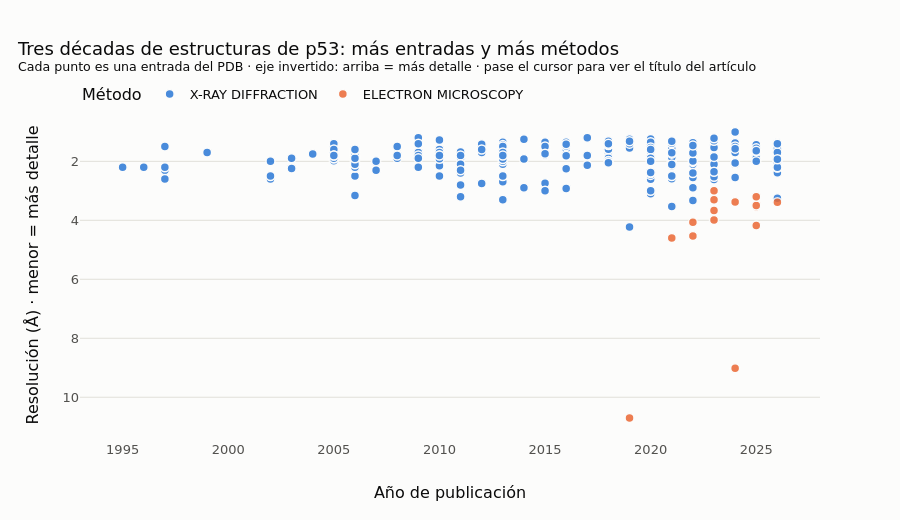

Write notebook code for a chart like this one.
### Code cell
pdb_res = pdb.dropna(subset=["resolution_A"])
fig = px.scatter(pdb_res, x="year", y="resolution_A", color="method", hover_name="pdb_id",
                 hover_data={"title": True, "year": True, "resolution_A": ":.2f", "method": False},
                 color_discrete_sequence=ec.CATEGORICAL,
                 labels={"year": "Año de publicación", "resolution_A": "Resolución (Å) · menor = más detalle",
                         "method": "Método"})
fig.update_traces(marker=dict(size=9, line=dict(color=ec.SURFACE, width=1.5)), opacity=0.85)
fig.update_yaxes(autorange="reversed")
fig.update_layout(title=dict(text="Tres décadas de estructuras de p53: más entradas y más métodos"
                                  "<br><sup>Cada punto es una entrada del PDB · eje invertido: arriba = más "
                                  "detalle · pase el cursor para ver el título del artículo</sup>"),
                  height=520, margin=dict(t=110), legend=dict(orientation="h", yanchor="bottom", y=1.0, x=0))
fig.show()

### Figure 1 — Plotly figure (JSON) as saved in the notebook; plotly's stock layout.template omitted (floating-point values rounded to 4 significant figures; data arrays with more than 128 entries replaced by an {"elided": "..."} marker saying what was removed)
{"data": [{"customdata": {"elided": "275x2 str values"}, "hovertemplate": "<b>%{hovertext}</b><br><br>Año de publicación=%{x}<br>Resolución (Å) · menor = más detalle=%{y:.2f}<br>title=%{customdata[0]}<extra></extra>", "hovertext": {"elided": "275 str values"}, "legendgroup": "X-RAY DIFFRACTION", "marker": {"color": "#2a78d6", "line": {"color": "#fcfcfb", "width": 1.5}, "size": 9, "symbol": "circle"}, "mode": "markers", "name": "X-RAY DIFFRACTION", "opacity": 0.85, "orientation": "v", "showlegend": true, "type": "scatter", "x": {"elided": "275 int values"}, "xaxis": "x", "y": {"elided": "275 float values"}, "yaxis": "y"}, {"customdata": [["Cryo-EM structure of p300-p53 protein complex", "ELECTRON MICROSCOPY"], ["Cryo-EM structure of the nucleosome in complex with p53 DNA-binding domain", "ELECTRON MICROSCOPY"], ["Cryo-EM structure of the nucleosome in complex with p53", "ELECTRON MICROSCOPY"], ["HPV16 E6-E6AP-p53 complex", "ELECTRON MICROSCOPY"], ["Structure of p53 DNA-binding domain and ZNF568 KRAB domain complex", "ELECTRON MICROSCOPY"], ["ATM(Q2971A) activated by oxidative stress in complex with Mg AMP-PNP and p53 peptide", "ELECTRON MICROSCOPY"], ["ATM(Q2971A) dimeric C-terminal region activated by oxidative stress in complex with Mg AMP-PNP and p53 peptide", "ELECTRON MICROSCOPY"], ["Monomeric E6AP-E6-p53 ternary complex", "ELECTRON MICROSCOPY"], ["Dimeric ternary structure of E6AP-E6-p53", "ELECTRON MICROSCOPY"], ["Human E3 ligase E6AP in complex with HPV16-E6 and p53", "ELECTRON MICROSCOPY"], ["p53 bound to the nucleosome at position SHL-5.7 (crosslinked sample)", "ELECTRON MICROSCOPY"], ["p53 bound to nucleosome at position SHL+5.9 (non-crosslinked sample, composite map)", "ELECTRON MICROSCOPY"], ["p53 bound to nucleosome at position SHL+5.9 (crosslinked sample)", "ELECTRON MICROSCOPY"], ["p53 bound to nucleosome at position SHL-5.7 (non-crosslinked sample)", "ELECTRON MICROSCOPY"], ["Structure of UBE3A-E6-p53 complex", "ELECTRON MICROSCOPY"], ["Structure of the p53/RNA polymerase II assembly", "ELECTRON MICROSCOPY"]], "hovertemplate": "<b>%{hovertext}</b><br><br>Año de publicación=%{x}<br>Resolución (Å) · menor = más detalle=%{y:.2f}<br>title=%{customdata[0]}<extra></extra>", "hovertext": ["5XZC", "7XZX", "7XZZ", "8GCR", "8J8N", "8OXM", "8OXO", "8R1F", "8R1G", "9CHT", "9R04", "9R2M", "9R2P", "9R2Q", "9U4D", "6XRE"], "legendgroup": "ELECTRON MICROSCOPY", "marker": {"color": "#eb6834", "line": {"color": "#fcfcfb", "width": 1.5}, "size": 9, "symbol": "circle"}, "mode": "markers", "name": "ELECTRON MICROSCOPY", "opacity": 0.85, "orientation": "v", "showlegend": true, "type": "scatter", "x": [2019, 2022, 2022, 2024, 2024, 2023, 2023, 2023, 2023, 2025, 2025, 2025, 2025, 2025, 2026, 2021], "xaxis": "x", "y": [10.7, 4.53, 4.07, 3.38, 9.02, 3.3, 3.0, 3.67, 3.99, 3.54, 4.2, 3.5, 4.18, 3.2, 3.39, 4.6], "yaxis": "y"}], "layout": {"height": 520, "legend": {"orientation": "h", "title": {"text": "Método"}, "tracegroupgap": 0, "x": 0, "y": 1.0, "yanchor": "bottom"}, "margin": {"t": 110}, "title": {"text": "Tres décadas de estructuras de p53: más entradas y más métodos<br><sup>Cada punto es una entrada del PDB · eje invertido: arriba = más detalle · pase el cursor para ver el título del artículo</sup>"}, "xaxis": {"anchor": "y", "domain": [0.0, 1.0], "title": {"text": "Año de publicación"}}, "yaxis": {"anchor": "x", "autorange": "reversed", "domain": [0.0, 1.0], "title": {"text": "Resolución (Å) · menor = más detalle"}}}}
